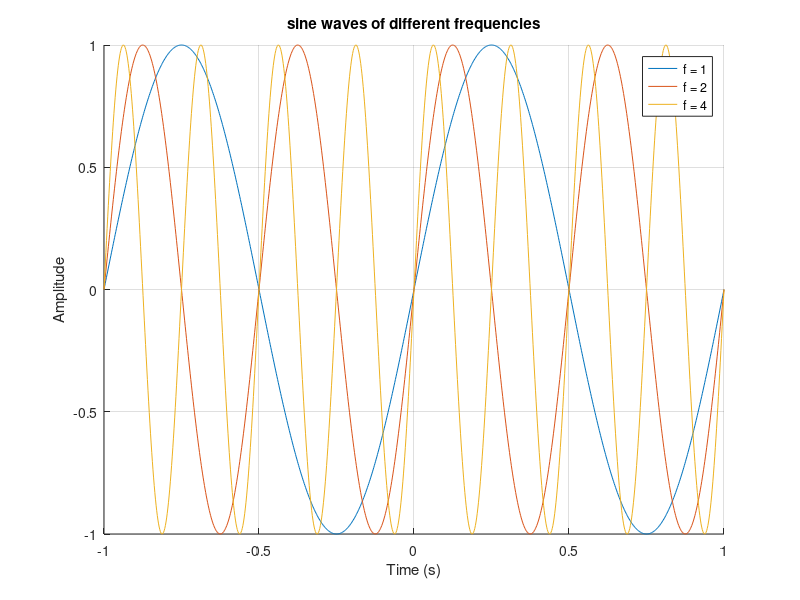
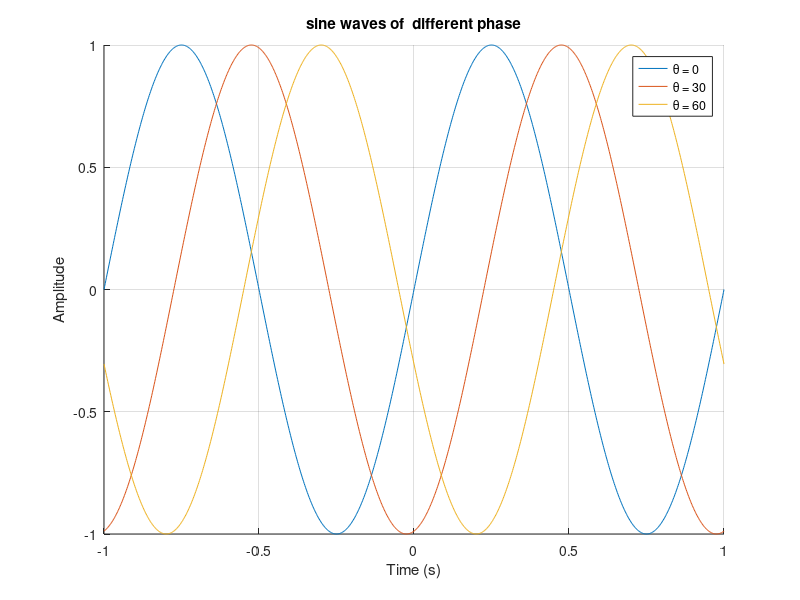
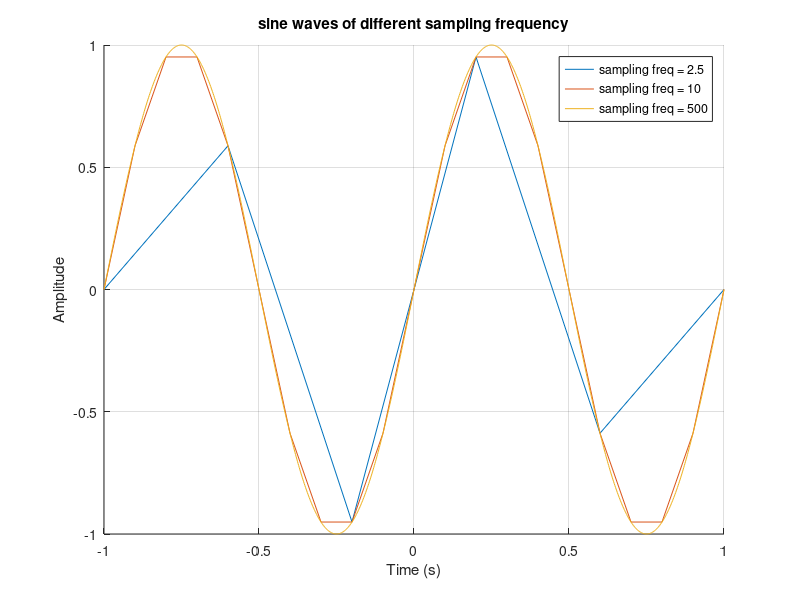
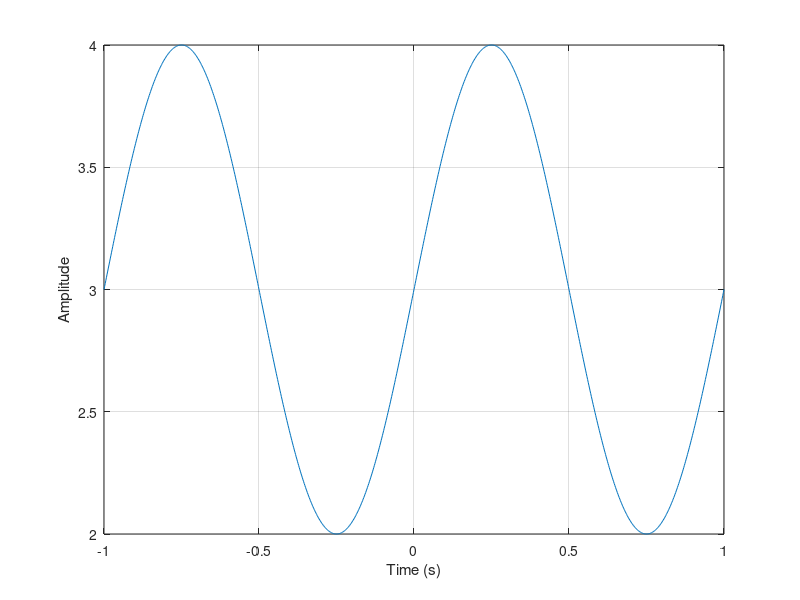

Write the MATLAB code that produced these figures, in order.
%name: Muhtasim Redwan
%date: 02/10/2024
%description: changing parameters of sinusoid

duration = 2;               
fs = [2.5 10 500];                      %sampling frequency array
signal_frequency = [1 2 4];             %signal frequency array
phase = [0 30 60];                      %phase array

t = -duration/2:1/fs(end):duration/2;   %time array

%different frequencies
figure;
hold on;
for i=1:length(signal_frequency)
    f = sin(2*pi*signal_frequency(i)*t + phase(1));
    plot(t, f, "DisplayName", ['f = ' num2str(signal_frequency(i))])
end
hold off;
legend;
title("sine waves of different frequencies");
xlabel("Time (s)");
ylabel("Amplitude");
grid on;

%different phases
figure;
hold on;
for i=1:length(phase)
    f = sin(2*pi*signal_frequency(1)*t + phase(i));
    plot(t, f, "DisplayName", ['\theta = ' num2str(phase(i))])
end
hold off;
legend;
title("sine waves of  different phase");
xlabel("Time (s)");
ylabel("Amplitude");
grid on;

%different sampling frequency
figure;
hold on;
for i=1:length(fs)
    t_freq = -duration/2:1/fs(i):duration/2; 
    f = sin(2*pi*signal_frequency(1)*t_freq + phase(1));
    plot(t_freq, f, "DisplayName", ['sampling freq = ' num2str(fs(i))])
end
hold off;
legend;
title("sine waves of different sampling frequency");
xlabel("Time (s)");
ylabel("Amplitude");
grid on;


%with DC offset
figure;
f = 3+sin(2*pi*signal_frequency(1)*t + phase(1));
plot(t,f);
xlabel("Time (s)");
ylabel("Amplitude");
grid on;

%Changing Amplitude
figure;
f = 3.*sin(2*pi*signal_frequency(1)*t + phase(1));
plot(t,f);
xlabel("Time (s)");
ylabel("Amplitude");
grid on;